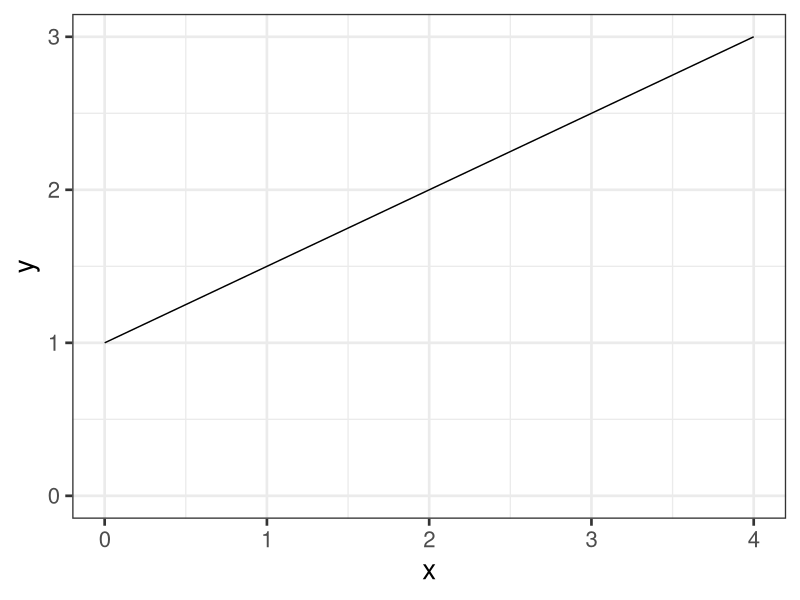

R code for this plot:
library(ggplot2)
library(dplyr)
data.frame(
  x = c(0, 4),
  y = c(1, 3)
) %>% 
  ggplot(aes(x, y)) +
  geom_line() +
  scale_y_continuous(breaks=seq(0, 3,by = 1),limits=c(0,3)) +
  theme_bw(base_size = 20)
